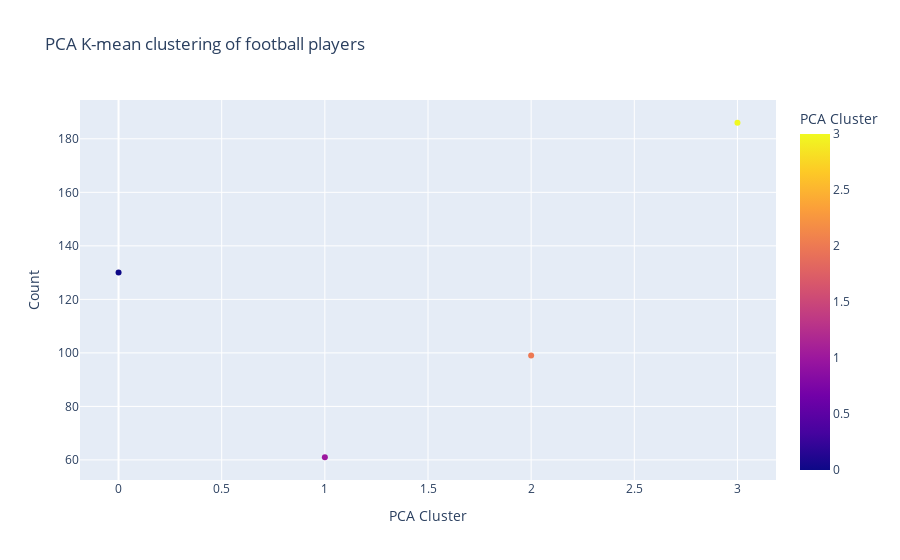

Notebook source saved alongside this figure:
### Code cell
fig = px.scatter(df_groupby,x="PCA Cluster",y="Count",color="PCA Cluster",title="PCA K-mean clustering of football players")
fig.update_traces(textposition='top center')
fig.show()

### Figure 1 — Plotly figure (JSON) as saved in the notebook; plotly's stock layout.template omitted (floating-point values rounded to 4 significant figures)
{"data": [{"hovertemplate": "PCA Cluster=%{marker.color}<br>Count=%{y}<extra></extra>", "legendgroup": "", "marker": {"color": [3, 0, 2, 1], "coloraxis": "coloraxis", "symbol": "circle"}, "mode": "markers", "name": "", "orientation": "v", "showlegend": false, "textposition": "top center", "type": "scatter", "x": [3, 0, 2, 1], "xaxis": "x", "y": [186, 130, 99, 61], "yaxis": "y"}], "layout": {"coloraxis": {"colorbar": {"title": {"text": "PCA Cluster"}}, "colorscale": [[0, "#0d0887"], [0.1111, "#46039f"], [0.2222, "#7201a8"], [0.3333, "#9c179e"], [0.4444, "#bd3786"], [0.5556, "#d8576b"], [0.6667, "#ed7953"], [0.7778, "#fb9f3a"], [0.8889, "#fdca26"], [1, "#f0f921"]]}, "legend": {"tracegroupgap": 0}, "title": {"text": "PCA K-mean clustering of football players"}, "xaxis": {"anchor": "y", "domain": [0, 1], "title": {"text": "PCA Cluster"}}, "yaxis": {"anchor": "x", "domain": [0, 1], "title": {"text": "Count"}}}}
